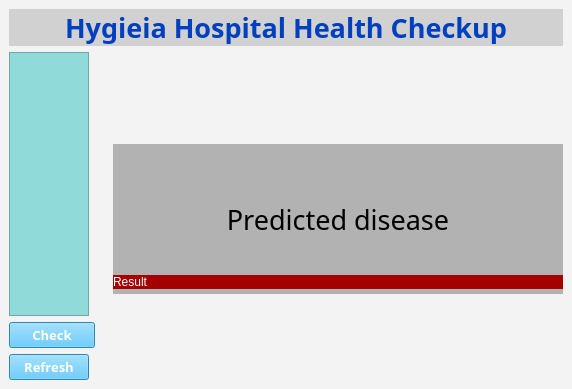
<?xml version="1.0" encoding="UTF-8"?>
<ui version="4.0">
 <class>MainWindow</class>
 <widget class="QMainWindow" name="MainWindow">
  <property name="geometry">
   <rect>
    <x>0</x>
    <y>0</y>
    <width>401</width>
    <height>389</height>
   </rect>
  </property>
  <property name="windowTitle">
   <string>MainWindow</string>
  </property>
  <property name="styleSheet">
   <string notr="true">background-color: rgb(108, 221, 255);
background-color: rgb(243, 243, 243);</string>
  </property>
  <widget class="QWidget" name="centralwidget">
   <layout class="QGridLayout" name="gridLayout">
    <item row="10" column="0" colspan="2">
     <widget class="QPushButton" name="check_pushButton">
      <property name="maximumSize">
       <size>
        <width>200</width>
        <height>16777215</height>
       </size>
      </property>
      <property name="font">
       <font>
        <family>Corbel</family>
        <pointsize>10</pointsize>
        <weight>75</weight>
        <bold>true</bold>
       </font>
      </property>
      <property name="styleSheet">
       <string notr="true">background-color: rgb(60, 187, 255);
color: rgb(255, 255, 255);</string>
      </property>
      <property name="text">
       <string>Check</string>
      </property>
     </widget>
    </item>
    <item row="0" column="0" colspan="5">
     <widget class="QLabel" name="title_label">
      <property name="maximumSize">
       <size>
        <width>16777215</width>
        <height>45</height>
       </size>
      </property>
      <property name="font">
       <font>
        <family>Corbel</family>
        <pointsize>20</pointsize>
        <weight>75</weight>
        <bold>true</bold>
       </font>
      </property>
      <property name="layoutDirection">
       <enum>Qt::RightToLeft</enum>
      </property>
      <property name="styleSheet">
       <string notr="true">background-color: rgb(255, 255, 255);
color: rgb(0, 63, 189);
background-color: rgb(209, 209, 209);</string>
      </property>
      <property name="text">
       <string>Hygieia Hospital Health Checkup</string>
      </property>
      <property name="alignment">
       <set>Qt::AlignCenter</set>
      </property>
     </widget>
    </item>
    <item row="12" column="0">
     <widget class="QPushButton" name="pushButton">
      <property name="maximumSize">
       <size>
        <width>200</width>
        <height>16777215</height>
       </size>
      </property>
      <property name="font">
       <font>
        <family>Corbel</family>
        <pointsize>10</pointsize>
        <weight>75</weight>
        <bold>true</bold>
       </font>
      </property>
      <property name="styleSheet">
       <string notr="true">background-color: rgb(60, 187, 255);
color: rgb(255, 255, 255);</string>
      </property>
      <property name="text">
       <string>Refresh</string>
      </property>
     </widget>
    </item>
    <item row="6" column="4">
     <widget class="QLabel" name="label">
      <property name="minimumSize">
       <size>
        <width>450</width>
        <height>150</height>
       </size>
      </property>
      <property name="maximumSize">
       <size>
        <width>2000</width>
        <height>100</height>
       </size>
      </property>
      <property name="font">
       <font>
        <family>Corbel Light</family>
        <pointsize>20</pointsize>
       </font>
      </property>
      <property name="styleSheet">
       <string notr="true">background-color: rgb(178, 178, 178);</string>
      </property>
      <property name="text">
       <string>Predicted disease</string>
      </property>
      <property name="alignment">
       <set>Qt::AlignCenter</set>
      </property>
     </widget>
    </item>
    <item row="1" column="0" rowspan="9">
     <widget class="QListWidget" name="symp_listWidget">
      <property name="maximumSize">
       <size>
        <width>16000000</width>
        <height>16777215</height>
       </size>
      </property>
      <property name="styleSheet">
       <string notr="true">background-color: rgb(145, 218, 218);</string>
      </property>
     </widget>
    </item>
    <item row="7" column="4">
     <widget class="QLabel" name="label_2">
      <property name="minimumSize">
       <size>
        <width>450</width>
        <height>0</height>
       </size>
      </property>
      <property name="maximumSize">
       <size>
        <width>16777215</width>
        <height>50</height>
       </size>
      </property>
      <property name="styleSheet">
       <string notr="true">background-color: rgb(165, 0, 0);
color: rgb(255, 255, 255);</string>
      </property>
      <property name="text">
       <string>Result</string>
      </property>
     </widget>
    </item>
   </layout>
  </widget>
 </widget>
 <resources/>
 <connections/>
</ui>
